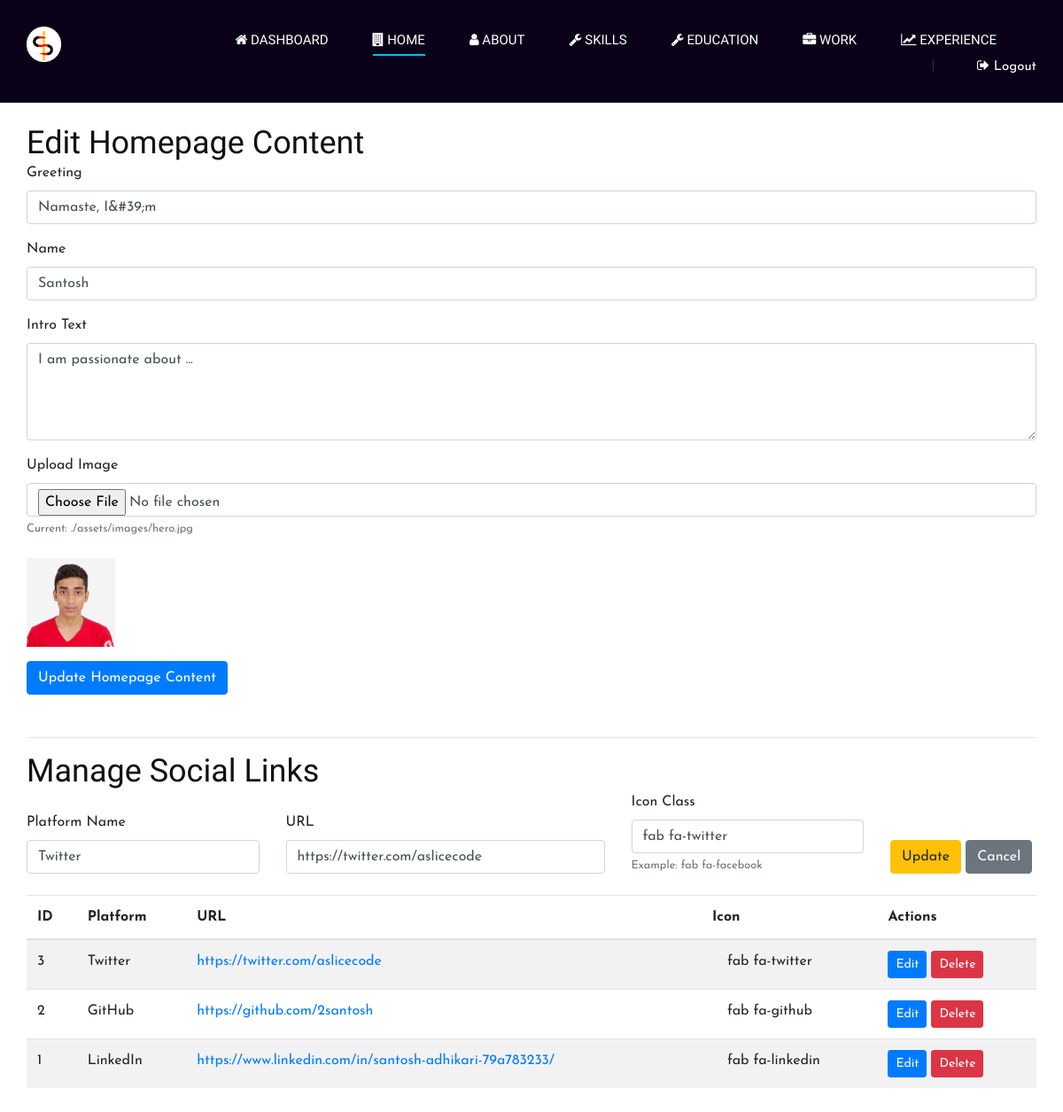
Screenshot of /admin/pages/home.php?edit_social_link=3 (signed in) with the database file from the repository.
### tables this page shows
CREATE TABLE `homepage_content` (
  `id` int(11) NOT NULL,
  `greeting` varchar(255) DEFAULT NULL,
  `name` varchar(100) DEFAULT NULL,
  `intro_text` text DEFAULT NULL,
  `image_path` varchar(255) DEFAULT NULL
);

CREATE TABLE `social_links` (
  `id` int(11) NOT NULL,
  `homepage_content_id` int(11) DEFAULT NULL,
  `platform_name` varchar(50) DEFAULT NULL,
  `url` varchar(255) DEFAULT NULL,
  `icon_class` varchar(100) DEFAULT NULL
);

### admin/pages/home.php (the view, shortened to what this page needs)
<?php
require_once ROOT_PATH . '/db.php';
$result = $mysqli->query("SELECT * FROM homepage_content LIMIT 1");
$homepageContent = $result ? $result->fetch_assoc() : null;
$socialLinks = [];
$result = $mysqli->query("SELECT * FROM social_links WHERE homepage_content_id = " . (int)$homepageContent['id'] . " ORDER BY id DESC");
if ($result) {
    $socialLinks = $result->fetch_all(MYSQLI_ASSOC);
}
$editingSocialLink = null;
if (isset($_GET['edit_social_link'])) {
    $id = (int)$_GET['edit_social_link'];
    $stmt = $mysqli->prepare("SELECT * FROM social_links WHERE id = ?");
    $stmt->bind_param("i", $id);
    $stmt->execute();
    $res = $stmt->get_result();
    $editingSocialLink = $res->fetch_assoc();
}
require_once ROOT_PATH . '/admin/includes/admin-header.php';
?>
<div class="container py-4">
    <h2>Edit Homepage Content</h2>
    <form method="POST" enctype="multipart/form-data" class="mb-5">
        <div class="mb-3">
            <label class="form-label">Greeting</label>
            <input type="text" name="greeting" class="form-control" required
                value="<?= htmlspecialchars($homepageContent['greeting']) ?>">
        </div>
        <div class="mb-3">
            <label class="form-label">Name</label>
            <input type="text" name="name" class="form-control" required
                value="<?= htmlspecialchars($homepageContent['name']) ?>">
        </div>
        <div class="mb-3">
            <label class="form-label">Intro Text</label>
            <textarea name="intro_text" class="form-control" rows="4"
                required><?= htmlspecialchars($homepageContent['intro_text']) ?></textarea>
        </div>
        <div class="mb-3">
            <label class="form-label">Upload Image</label>
            <input type="file" name="image_file" class="form-control" accept="image/*">
            <?php if (!empty($homepageContent['image_path'])): ?>
            <small class="form-text text-muted">Current:
                <?= htmlspecialchars($homepageContent['image_path']) ?></small><br>
            <img src="/santosh-portfolio-site/<?= htmlspecialchars($homepageContent['image_path']) ?>"
                alt="Current Image" style="max-height: 100px;">
            <?php endif; ?>
        </div>
        <button type="submit" name="update_homepage" class="btn btn-primary">Update Homepage Content</button>
    </form>
    <hr>
    <h2>Manage Social Links</h2>
    <form method="POST" class="mb-4">
        <div class="row g-3 align-items-end">
            <div class="col-md-3">
                <label class="form-label">Platform Name</label>
                <input type="text" name="platform_name" class="form-control" required
                    value="<?= $editingSocialLink ? htmlspecialchars($editingSocialLink['platform_name']) : '' ?>">
            </div>
            <div class="col-md-4">
                <label class="form-label">URL</label>
                <input type="url" name="url" class="form-control" required
                    value="<?= $editingSocialLink ? htmlspecialchars($editingSocialLink['url']) : '' ?>">
            </div>
            <div class="col-md-3">
                <label class="form-label">Icon Class</label>
                <input type="text" name="icon_class" class="form-control" required
                    value="<?= $editingSocialLink ? htmlspecialchars($editingSocialLink['icon_class']) : '' ?>">
                <small class="form-text text-muted">Example: fab fa-facebook</small>
            </div>
            <div class="col-md-2">
                <?php if ($editingSocialLink): ?>
                <button type="submit" name="update_social_link" class="btn btn-warning">Update</button>
                <a href="home.php" class="btn btn-secondary">Cancel</a>
                <?php else: ?>
                <button type="submit" name="add_social_link" class="btn btn-success">Add</button>
                <?php endif; ?>
            </div>
        </div>
    </form>
    <table class="table table-striped table-hover">
        <thead>
            <tr>
                <th>ID</th>
                <th>Platform</th>
                <th>URL</th>
                <th>Icon</th>
                <th>Actions</th>
            </tr>
        </thead>
        <tbody>
            <?php foreach ($socialLinks as $link): ?>
            <tr>
                <td><?= $link['id'] ?></td>
                <td><?= htmlspecialchars($link['platform_name']) ?></td>
                <td><a href="<?= htmlspecialchars($link['url']) ?>"
                        target="_blank"><?= htmlspecialchars($link['url']) ?></a></td>
                <td><i class="<?= htmlspecialchars($link['icon_class']) ?>"></i>
                    <?= htmlspecialchars($link['icon_class']) ?></td>
                <td>
                    <a href="?edit_social_link=<?= $link['id'] ?>" class="btn btn-sm btn-primary">Edit</a>
                    <a href="?delete_social_link=<?= $link['id'] ?>" class="btn btn-sm btn-danger"
                        onclick="return confirm('Are you sure you want to delete this link?');">Delete</a>
                </td>
            </tr>
            <?php endforeach; ?>
        </tbody>
    </table>
</div>
<?php require_once ROOT_PATH . '/admin/includes/admin-footer.php'; ?>

### admin/assets/css/style.css (style rules this page uses)
html, body { height: 100%; font-family: "Josefin Sans", sans-serif; -webkit-font-smoothing: antialiased; }
h1, h2, h3, h4, h5, h6 { margin: 0; color: #111111; font-weight: 400; font-family: "Play", sans-serif; }
h2 { font-size: 36px; }
img { max-width: 100%; }
@media only screen and (min-width: 1200px) { .container { max-width: 1170px; } }

### rows the page displays
homepage_content: greeting "Namaste, I&#39;m", name "Santosh", intro_text "I am passionate about ...", image_path "./assets/images/hero.jpg", image_path (picture)
social_links: platform_name "Twitter", url "https://twitter.com/aslicecode", icon_class "fab fa-twitter", id "3"
social_links: id "2", platform_name "GitHub", url "https://github.com/2santosh", icon_class "fab fa-github"
social_links: id "1", platform_name "LinkedIn", url "https://www.linkedin.com/in/santosh-adhikari-79a783233/", icon_class "fab fa-linkedin"
